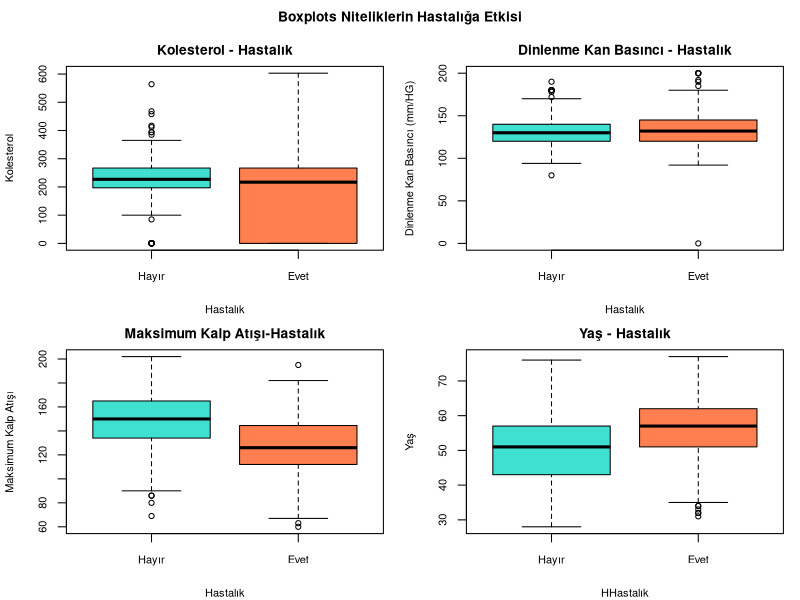

Recreate this plot in R.
install.packages("tidyverse")
install.packages("readxl")
install.packages("ggplot2")

library(ggplot2)
library(tidyverse)
library(readxl)
data <- read_excel("heart1.xlsx")

par(mfrow = c(2, 2), oma = c(0, 0, 2, 0), mar = c(4, 4, 2, 1), cex.lab = 0.8, cex.main = 1, cex.axis = 0.8)

# Kolesterol ve Kalp Hastalığı
boxplot(data$Kolestorel ~ data$Kalp_Hastaligi, 
        main = "Kolesterol - Hastalık", 
        xlab = "Hastalık", 
        ylab = "Kolesterol", 
        col = c("turquoise", "coral"), 
        names = c("Hayır", "Evet"))

# Dinlenme Kan Basıncı ve Kalp Hastalığı
boxplot(data$`Dinlenme_Kan_Basinci mm/HG` ~ data$Kalp_Hastaligi, 
        main = "Dinlenme Kan Basıncı - Hastalık", 
        xlab = "Hastalık", 
        ylab = "Dinlenme Kan Basıncı (mm/HG)", 
        col = c("turquoise", "coral"), 
        names = c("Hayır", "Evet"))

# Maksimum Kalp Atışı ve Kalp Hastalığı
boxplot(data$Maks_Kalp_Atis ~ data$Kalp_Hastaligi, 
        main = "Maksimum Kalp Atışı-Hastalık", 
        xlab = "Hastalık", 
        ylab = "Maksimum Kalp Atışı", 
        col = c("turquoise", "coral"), 
        names = c("Hayır", "Evet"))

# Yaş ve Kalp Hastalığı
boxplot(data$Yas ~ data$Kalp_Hastaligi, 
        main = "Yaş - Hastalık", 
        xlab = "HHastalık", 
        ylab = "Yaş", 
        col = c("turquoise", "coral"), 
        names = c("Hayır", "Evet"))

#Dış çerçeve başlığı
title("Boxplots Niteliklerin Hastalığa Etkisi", outer = TRUE, cex.main = 1)
